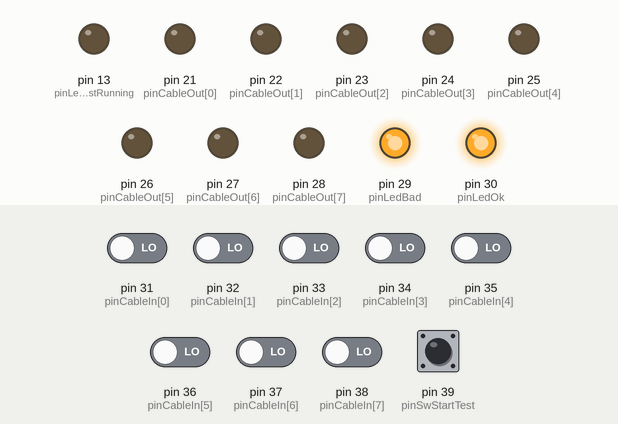
A sketch run on a simulated Arduino Mega 2560, built with avr-gcc and run on an emulated ATmega2560. Shown: output pins drawn as LEDs (lit = HIGH). The test bench sets the inputs (shaded band); at power-on: pin 39 (pinSwStartTest) HIGH, pin 31 (pinCableIn[0]), pin 32 (pinCableIn[1]), pin 33 (pinCableIn[2]), pin 34 (pinCableIn[3]), pin 35 (pinCableIn[4]), pin 36 (pinCableIn[5]), pin 37 (pinCableIn[6]), pin 38 (pinCableIn[7]) LOW.

Above: at 1.2 s.
1.3 s: pin 39 (pinSwStartTest) pulled LOW for 0.15 s
At 1.8 s:
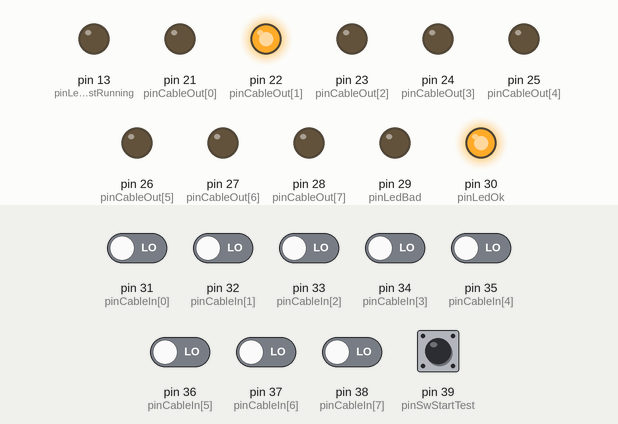
Timing chart, 0 to 4.3 s (numbered marks = the images above; inputs shaded):
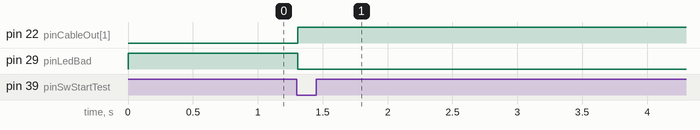

Measured:
- after the input at 1.3 s, pin 22 (pinCableOut[1]): LOW → HIGH at once; pin 29 (pinLedBad): HIGH → LOW at once

The sketch:

CableTester.ino
```cpp
/*****************************************************************
 *                                                               *
 * Quick-and-Dirty 4-Pair Cable Tester                           *
 *                                                               *
 * Platform:  Arduino Mega 2560                                  *
 *                                                               *
 * by Ross Butler, November 2019                             )'( *
 *                                                               *
 *****************************************************************/

/*
    This file is part of Illumicone.

    Illumicone is free software: you can redistribute it and/or modify
    it under the terms of the GNU General Public License as published by
    the Free Software Foundation, either version 3 of the License, or
    (at your option) any later version.

    Illumicone is distributed in the hope that it will be useful,
    but WITHOUT ANY WARRANTY; without even the implied warranty of
    MERCHANTABILITY or FITNESS FOR A PARTICULAR PURPOSE.  See the
    GNU General Public License for more details.

    You should have received a copy of the GNU General Public License
    along with Illumicone.  If not, see <http://www.gnu.org/licenses/>.
*/


/***********
 * Options *
 ***********/

//#define ENABLE_DEBUG_PRINT


/************
 * Includes *
 ************/

#include <RBD_Button.h>


/*****************
 * Configuration *
 *****************/

constexpr uint8_t numCableSignals = 8;
constexpr uint8_t pinCableOut[numCableSignals] = {21, 22, 23, 24, 25, 26, 27, 28};
constexpr uint8_t pinCableIn[numCableSignals] = {31, 32, 33, 34, 35, 36, 37, 38};

constexpr uint8_t pinSwStartTest = 39;
constexpr bool    pullupSwStartTest = true;

constexpr uint8_t pinLedTestRunning  = LED_BUILTIN;
constexpr uint8_t ledTestRunningOn = HIGH;
constexpr uint8_t ledTestRunningOff = LOW;

constexpr uint8_t pinLedBad = 29;
constexpr uint8_t pinLedOk  = 30;
constexpr uint8_t ledOn = LOW;
constexpr uint8_t ledOff = HIGH;


/***********************
 * Types and Constants *
 ***********************/

enum class OperatingState {
  IDLE,
  RUN_TEST_START,
  RUN_TEST_SET_SIGNAL,
  RUN_TEST_READ_SIGNAL,
  RUN_TEST_STOP
};


/***********
 * Globals *
 ***********/

static OperatingState opState = OperatingState::IDLE;

static RBD::Button swStartTest(pinSwStartTest, pullupSwStartTest);


/***********
 * Helpers *
 ***********/


/******************
 * Initialization *
 ******************/

void setup()
{
  Serial.begin(9600);

  for (uint8_t i = 0; i < numCableSignals; ++i) {
    pinMode(pinCableIn[i], INPUT);
    pinMode(pinCableOut[i], OUTPUT);
    digitalWrite(pinCableOut[i], LOW);
  }

  pinMode(pinLedTestRunning, OUTPUT);
  pinMode(pinLedOk, OUTPUT);
  pinMode(pinLedBad, OUTPUT);

  digitalWrite(pinLedTestRunning, ledTestRunningOff);
  digitalWrite(pinLedOk, ledOff);
  digitalWrite(pinLedBad, ledOff);
}


/************
 * Run Loop *
 ************/

void loop()
{
  static uint8_t activeSignal;
  static bool cableOpen;
  static bool cableShorted;

  uint32_t now = millis();

  switch(opState) {

    case OperatingState::IDLE:
      if (swStartTest.onPressed()) {
        opState = OperatingState::RUN_TEST_START;
      }
      break;

    case OperatingState::RUN_TEST_START:
      cableOpen = cableShorted = false;
      activeSignal = 0;
      digitalWrite(pinLedTestRunning, ledTestRunningOn);
      digitalWrite(pinLedOk, ledOff);
      digitalWrite(pinLedBad, ledOff);
      for (uint8_t i = 0; i < numCableSignals; ++i) {
        digitalWrite(pinCableOut[i], LOW);
      }
      opState = OperatingState::RUN_TEST_SET_SIGNAL;
      break;

    case OperatingState::RUN_TEST_SET_SIGNAL:
      if (swStartTest.onPressed()) {
        // TODO:  turn on ok and bad if test didn't run long enough to check all signals
        opState = OperatingState::RUN_TEST_STOP;
        break;
      }
      digitalWrite(pinCableOut[activeSignal], LOW);
      if (++activeSignal >= numCableSignals) {
        activeSignal = 0;
      }
      digitalWrite(pinCableOut[activeSignal], HIGH);
      opState = OperatingState::RUN_TEST_READ_SIGNAL;
      break;

    case OperatingState::RUN_TEST_READ_SIGNAL:
      for (uint8_t i = 0; i < numCableSignals; ++i) {
        uint8_t cableSignalIn = digitalRead(pinCableIn[i]);
        if (i == activeSignal) {
          if (cableSignalIn != HIGH) {
            cableOpen = true;
          }
        }
        else {
          if (cableSignalIn != LOW) {
            cableShorted = true;
          }
        }
      }
      if (cableOpen || cableShorted) {
        opState = OperatingState::RUN_TEST_STOP;
      }
      else {
        opState = OperatingState::RUN_TEST_SET_SIGNAL;
      }
      break;

    case OperatingState::RUN_TEST_STOP:
        digitalWrite(pinLedTestRunning, ledTestRunningOff);
        if (cableOpen || cableShorted) {
          digitalWrite(pinLedBad, ledOn);
        }
        else {
          digitalWrite(pinLedOk, ledOn);
        }
        opState = OperatingState::IDLE;
      break;
  }
}
```
